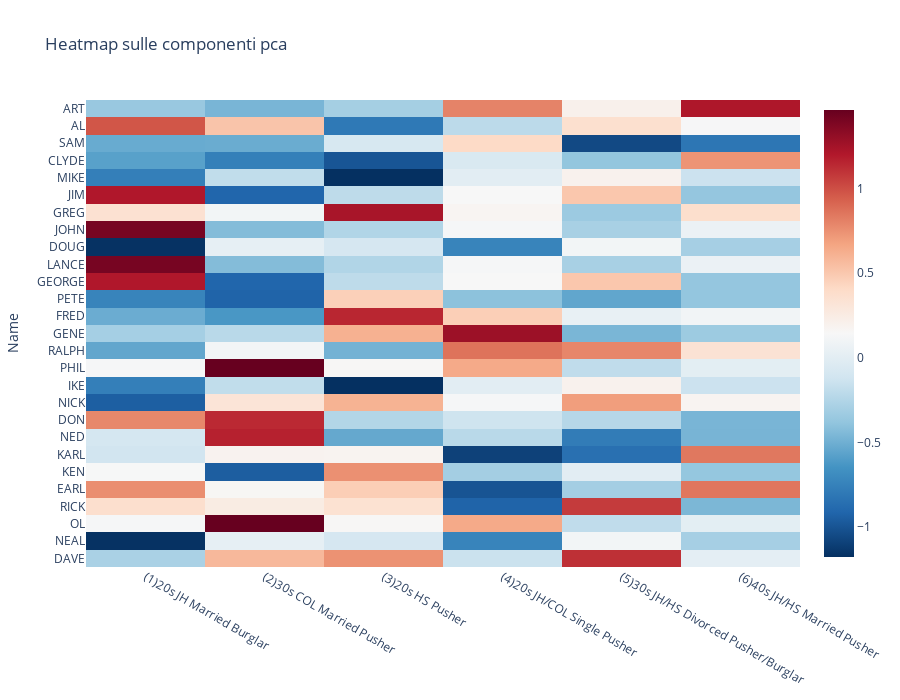

Notebook cell for this chart:
### Code cell
title = "Heatmap sulle componenti pca"
fig = px.imshow(df_pca[df_pca.columns[:-2]],color_continuous_scale='RdBu_r',aspect='Auto',title=title,height=700)
fig.write_html(title+'.html')
fig.show()

### Figure 1 — Plotly figure (JSON) as saved in the notebook; plotly's stock layout.template omitted (floating-point values rounded to 4 significant figures; data arrays with more than 128 entries replaced by an {"elided": "..."} marker saying what was removed)
{"data": [{"coloraxis": "coloraxis", "hovertemplate": "x: %{x}<br>Name: %{y}<br>color: %{z}<extra></extra>", "name": "0", "type": "heatmap", "x": ["(1)20s JH Married Burglar", "(2)30s COL Married Pusher", "(3)20s HS Pusher", "(4)20s JH/COL Single Pusher", "(5)30s JH/HS Divorced Pusher/Burglar", "(6)40s JH/HS Married Pusher"], "xaxis": "x", "y": ["ART", "AL", "SAM", "CLYDE", "MIKE", "JIM", "GREG", "JOHN", "DOUG", "LANCE", "GEORGE", "PETE", "FRED", "GENE", "RALPH", "PHIL", "IKE", "NICK", "DON", "NED", "KARL", "KEN", "EARL", "RICK", "OL", "NEAL", "DAVE"], "yaxis": "y", "z": {"elided": "27x6 float values"}}], "layout": {"coloraxis": {"colorscale": [[0, "rgb(5,48,97)"], [0.1, "rgb(33,102,172)"], [0.2, "rgb(67,147,195)"], [0.3, "rgb(146,197,222)"], [0.4, "rgb(209,229,240)"], [0.5, "rgb(247,247,247)"], [0.6, "rgb(253,219,199)"], [0.7, "rgb(244,165,130)"], [0.8, "rgb(214,96,77)"], [0.9, "rgb(178,24,43)"], [1, "rgb(103,0,31)"]]}, "height": 700, "title": {"text": "Heatmap sulle componenti pca"}, "xaxis": {"anchor": "y", "domain": [0, 1]}, "yaxis": {"anchor": "x", "autorange": "reversed", "domain": [0, 1], "title": {"text": "Name"}}}}
